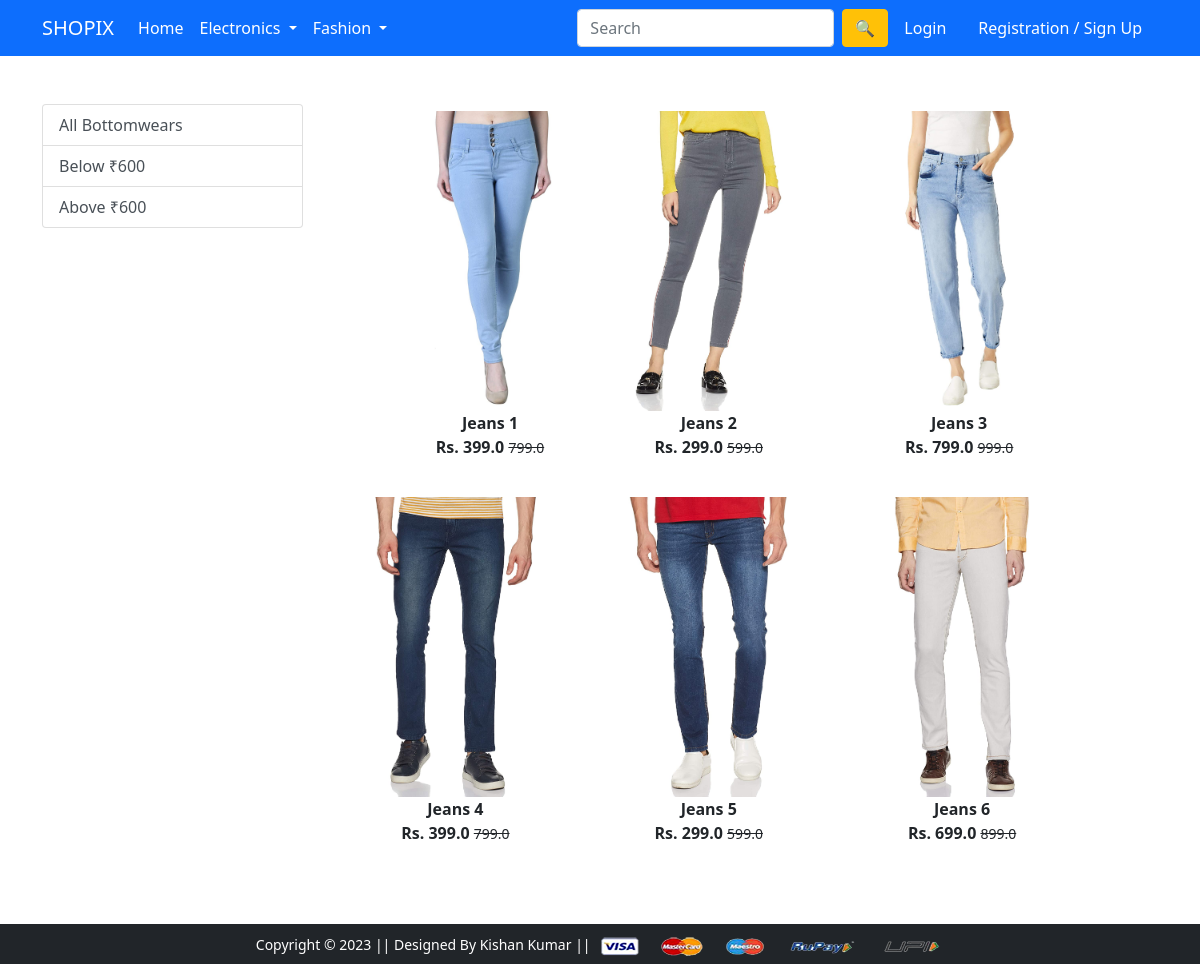
The app's page /bottomwear/ with its own data.
### app/models.py (models this page shows, shortened)
class Product(models.Model):
    title = models.CharField(max_length=100)
    selling_price = models.FloatField()
    discounted_price = models.FloatField()
    description = models.TextField()
    brand = models.CharField(max_length=100)
    category = models.CharField(choices=CATEGORY_CHOICES, max_length=2)
    product_image = models.ImageField(upload_to='productimg')

### app/views.py (the view)
# urls.py: path('bottomwear/', views.bottomwear, name='bottomwear'),
def bottomwear(request, data=None):
 totalitem = 0
 if request.user.is_authenticated:
   totalitem = len(Cart.objects.filter(user=request.user))
 if data == None:
    bottomwears = Product.objects.filter(category='BW')
 elif data == 'below':
    bottomwears = Product.objects.filter(category='BW').filter(discounted_price__lt=600)
 elif data == 'above':
    bottomwears = Product.objects.filter(category='BW').filter(discounted_price__gt=600)
 return render(request, 'app/bottomwear.html', {'bottomwears':bottomwears, 'totalitem':totalitem})

### app/templates/app/bottomwear.html (shortened to what this page needs)
{% extends 'app/base.html' %}
{% load static %}
{% block main-content %}
<div class="container my-5">
 <div class="row">
  <div class="col-sm-3">
   <div class="list-group">
     <a href="{% url 'bottomwear' %}" class="list-group-item list-group-item-action" aria-current="true">All Bottomwears</a>
     <a href="{% url 'bottomweardata' 'below'  %}" class="list-group-item list-group-item-action">Below ₹600</a>
     <a href="{% url 'bottomweardata' 'above'  %}" class="list-group-item list-group-item-action">Above ₹600</a>
   </div>
  </div>
  <div class="col-sm-8">
   <div class="row">
    {% for product in bottomwears %}
     <div class="col-sm-4 text-center mb-4">
      <a href="{% url 'product-detail' product.id %}" class="btn">
       <div class="item">
        <img src="{{product.product_image.url}}" alt="" height="300" class="">
        <div class="fw-bold">{{product.title}}</div>
        <div class="fw-bold">Rs. {{product.discounted_price}} <small class="fw-light text-decoration-line-through">{{product.selling_price}}</small></div>
       </div>
      </a>
     </div>
    {% endfor %}
   </div>
  </div>
 </div>
</div>
{% endblock main-content %}

### records on screen
Product: product_image (picture), title "Jeans 1", discounted_price "399.0", selling_price "799.0"
Product: product_image (picture), title "Jeans 2", discounted_price "299.0", selling_price "599.0"
Product: product_image (picture), title "Jeans 3", discounted_price "799.0", selling_price "999.0"
Product: product_image (picture), title "Jeans 4", discounted_price "399.0", selling_price "799.0"
Product: product_image (picture), title "Jeans 5", discounted_price "299.0", selling_price "599.0"
Product: product_image (picture), title "Jeans 6", discounted_price "699.0", selling_price "899.0"
